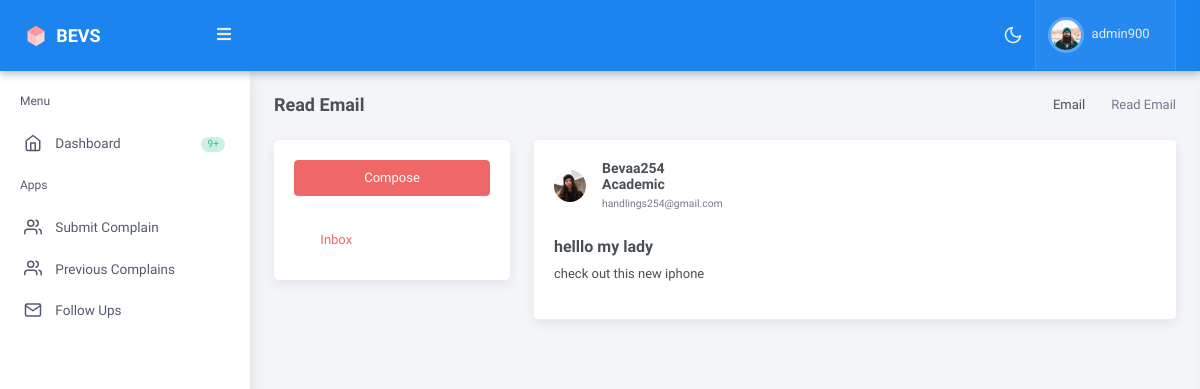
Page /complaints/email_details/1 (signed in) on the earlier database version.
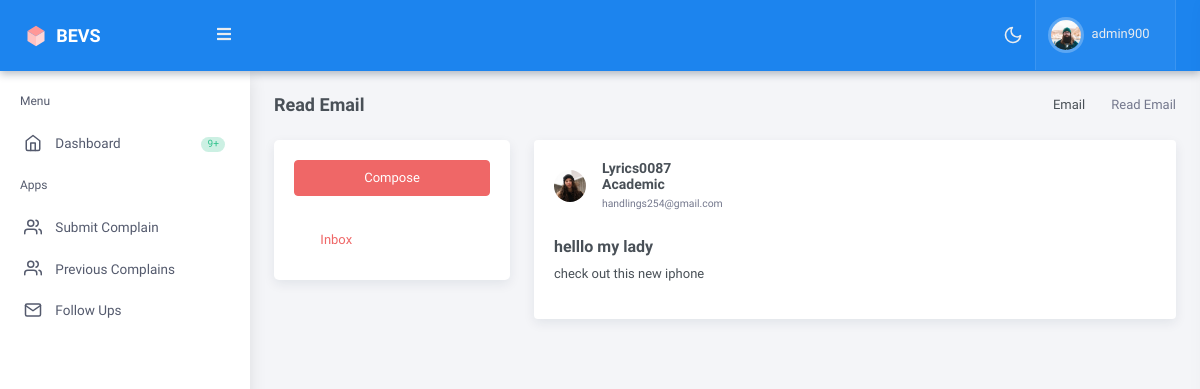
Same page on the later database version.
### authentification/models.py (models this page shows, shortened)
class User(AbstractUser):
    email = models.EmailField(verbose_name='email',max_length=255,unique=True)
    phone = models.CharField(null=True,max_length=255)
    type = models.CharField(null=True,max_length=255)
    department =  models.CharField(max_length=255,blank=True,null=True)
    REQUIRED_FIELDS = ['username','phone','first_name','last_name','type']
    USERNAME_FIELD = 'email'

### mainapp/views.py (the view, shortened to what this page needs)
# urls.py: path('email_details/<id>',email_details,name="email_details"),
@login_required(login_url="authentification:login")
def email_details(request,id):
    prop =  FollowUpEmailss.objects.get(id= id)
    user_to =  User.objects.get(email =  prop.to_email)
    user_id =  request.user.id
    user =  request.user
    user_obj = User.objects.get(id=user_id)
    follow_ups =  FollowUpEmailss.objects.filter(user_id = user_obj)
    all_users =  User.objects.filter(type = 'Committee')
    context  ={
        'follow_up' :  follow_ups,
        'all_users' :  all_users,
        'props': prop,
        'user_to' :  user_to
    }
    return render(request,'mail_details.html',context)

### mainapp/templates/mail_details.html (shortened to what this page needs)
<!doctype html>
<html lang="en">
{% include './follow_up_files/head_followup.html' %}
 </head>
    <body data-topbar="dark">
        <div id="layout-wrapper">
        {% include './home_student_files/header.html' %}
        {% include './home_student_files/left_sidebar.html' %}
        {% include './follow_up_files/follow_up_details.html' %}
        </div>
</html>

### mainapp/templates/follow_up_files/follow_up_details.html (shortened to what this page needs)
{% load static %}
            <div class="main-content">
                <div class="page-content">
                    <div class="container-fluid">
                        <div class="row">
                            <div class="col-12">
                                <div class="page-title-box d-sm-flex align-items-center justify-content-between">
                                    <h4 class="mb-sm-0 font-size-18">Read Email</h4>
                                    <div class="page-title-right">
                                        <ol class="breadcrumb m-0">
                                            <li class="breadcrumb-item"><a href="javascript: void(0);">Email</a></li>
                                            <li class="breadcrumb-item active">Read Email</li>
                                        </ol>
                                    </div>
                                </div>
                            </div>
                        </div>
                        <div class="row">
                            <div class="col-12">
                                <div class="email-leftbar card">
                                    <button type="button" class="btn btn-danger btn-block waves-effect waves-light" data-bs-toggle="modal" data-bs-target="#composemodal">
                                        Compose
                                    </button>
                                    <div class="mail-list mt-4">
                                        <a href="javascript: void(0);" class="active"><i class="mdi mdi-email-outline me-2"></i> Inbox </a>
                                    </div>
                                </div>
                                <div class="email-rightbar mb-3">
                                    <div class="card">
                                        <div class="card-body">
                                            <div class="d-flex align-items-center mb-4">
                                                <div class="flex-shrink-0 me-3">
                                                    <img class="rounded-circle avatar-sm" src="{% static '/dashboard/assets/images/users/avatar-2.jpg' %}" alt="Generic placeholder image">
                                                </div>
                                                <div class="flex-grow-1">
                                                {% if user_to %}
                                                    <h5 class="font-size-14 mb-0">{{user_to.username}}</h5>
                                                    <h6 class="font-size-14 mb-0">{{user_to.department}}</h6>
                                                    <small class="text-muted">{{user_to.email}}</small>
                                                {% endif %}
                                                </div>
                                            </div>
                                            <h4 class="font-size-16">{{props.subject}}</h4>
                                            <p>{{props.message}}</p>
                                        </div>
                                    </div>
                                </div>
                            </div>
                        </div>
                    </div>
                </div>
            </div>

Differences in the rows shown:
removed User: username "Bevaa254", department "Academic", email "handlings254@gmail.com"
added User: username "Lyrics0087", department "Academic", email "handlings254@gmail.com"
